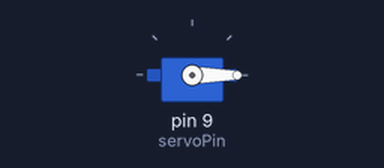
A sketch run on a simulated Arduino Uno, built with avr-gcc and run on an emulated ATmega328P. Shown: servo.

Above: at 0.05 s.
At 0.8 s:
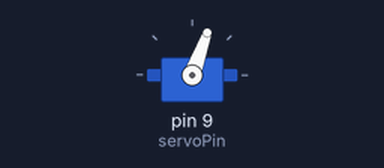
At 1.55 s:
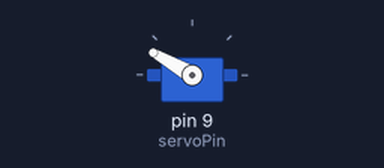
At 3.1 s:
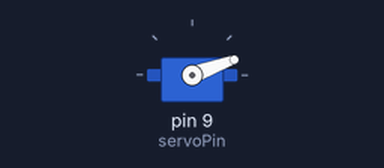
Timing chart, 0 to 7.4 s (numbered marks = the images above):
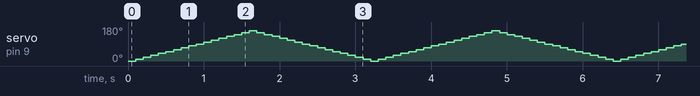

The sketch:

14B.ino
```cpp
#include <Servo.h>
Servo myServo;
int servoPin = 9;
int pos = 0;

void setup() {
  myServo.attach(servoPin);
}

void loop() {
  for(pos = 0; pos < 160; pos += 10){
    myServo.write(pos);
    delay(100);
  }
  for(pos = 160; pos >= 1; pos -= 10){
    myServo.write(pos);
    delay(100);
  }
}
```
